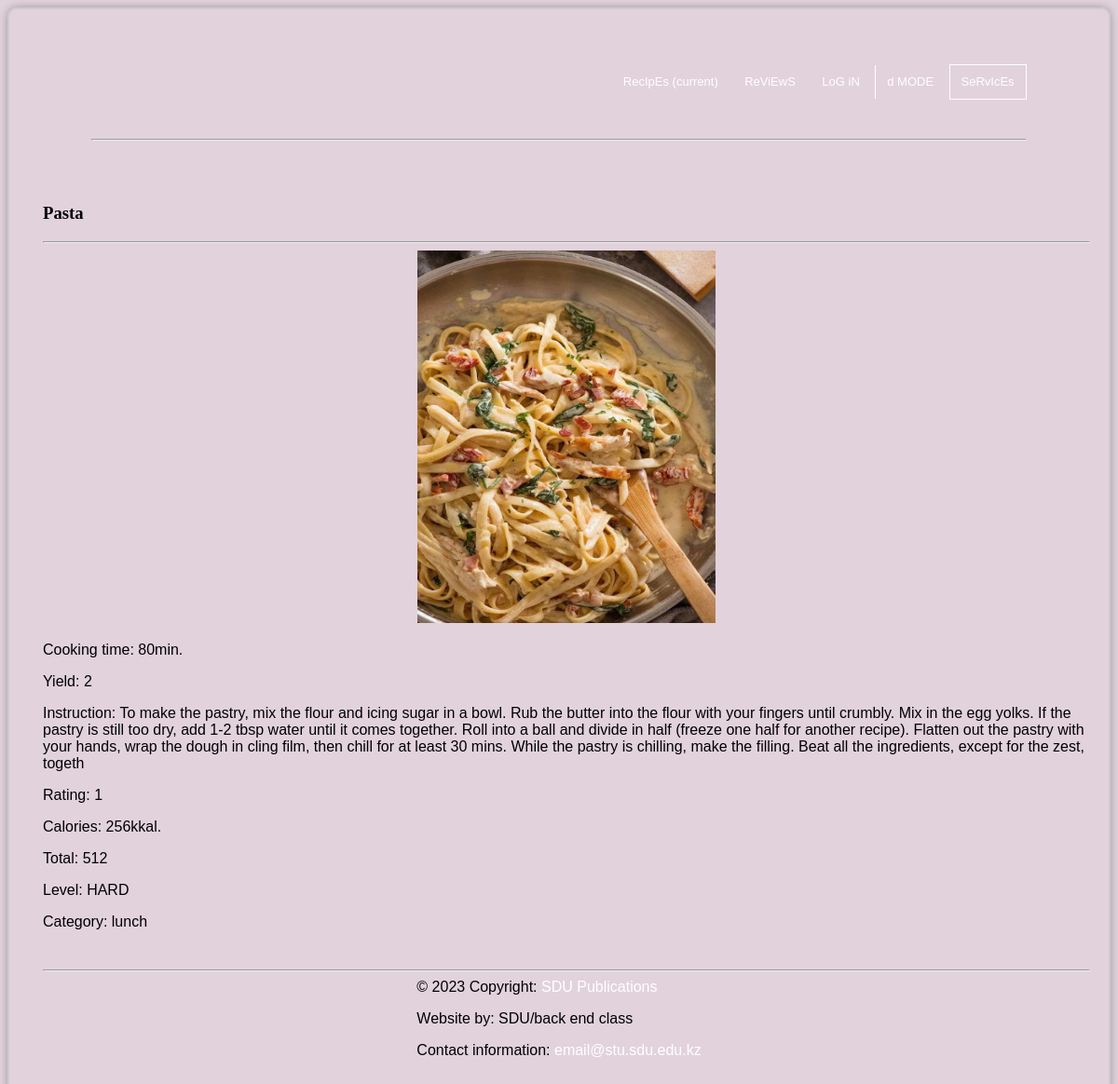
The app's page /recipe/2/ with its own data.
### recipes/models.py (models this page shows, shortened)
class Recipes(models.Model):
    name = models.CharField(max_length=50)
    cooking = models.IntegerField()
    crop = models.IntegerField()
    instruction = models.TextField(max_length=500)
    rating = models.IntegerField(default=1)
    calories = models.IntegerField()
    total = models.IntegerField()
    image = models.ImageField(blank=True, upload_to='photo/')
    class difficulty(models.TextChoices):
        EASY = "EASY", "Easy"
        MEDIUM = "MEDIUM", "Medium"
        HARD = "HARD", "Hard"
    level = models.CharField(choices=difficulty.choices, max_length=10)
    category = models.ForeignKey(Category, on_delete=models.CASCADE)

class Category(models.Model):
    name = models.CharField(max_length=50)
    def __str__(self):
        return self.name

### recipes/views.py (the view)
# urls.py: path('recipe/<int:pk>/', recipe_detail, name='recipe_detail'),
def recipe_detail(request, pk):
    if pk is not None:
        recipe = get_object_or_404(Recipes, pk=pk)
    else:
        recipe = None
    reviews = recipe.review_set.all()
    if reviews:
        rating = average_rating([review.rating for review in reviews])
        context = {"recipe": recipe, "rating": rating, "reviews": reviews}
    else:
        context = {"recipe": recipe, "rating": None, "reviews": None}
    return render(request, 'recipes/detail.html', context)

### recipes/templates/recipes/detail.html (shortened to what this page needs)
{% extends 'recipes/main.html' %}
{% block content %}
<div style="padding-left: 1rem;">
   <br>
    <h3>{{recipe.name}}</h3>
    <hr>
  <div class="row g-0">
    <div class="col-md-3" style="align: center;">
      <img style="height: 25rem; width: 20rem;" src="{{ recipe.image.url }}">
    </div>
    <div class="col-md-9">
      <div class="card-body">
          <p class="card-text">Cooking time: {{recipe.cooking}}min.</p>
          <p class="card-text">Yield: {{recipe.crop}}</p>
          <p class="card-text">Instruction: {{recipe.instruction}}</p>
          <p class="card-text">Rating: {{recipe.rating}}</p>
          <p class="card-text">Calories: {{recipe.calories}}kkal.</p>
          <p class="card-text">Total: {{recipe.total}}</p>
          <p class="card-text">Level: {{recipe.level}}</p>
          <p class="card-text">Category: {{recipe.category}}</p>
      <br>
      </div>
    </div>
  </div>
{% if not reviews %}
            <hr style="background-color:white">
      {% endif %}
</div>
{% endblock %}

### static/main.css (style rules this page uses)
body { font-family: 'Source Sans Pro', sans-serif; background-color: #e2d2dc }
h1, h2, h3, h4, h5, h6 { font-family: 'Libre Baskerville', serif; color: black; }
.row { display: flex; flex-wrap: wrap; align-items: center; justify-content: center; }

### records on screen
Recipes: name "Pasta", image (picture), cooking "80", crop "2", instruction "To make the pastry, mix the flour and icing sugar in a bowl. Rub the butter into the flour with your fingers until crumbly. Mix in the egg yolks. If the pastry is still too dry, add 1-2 tbsp water until it comes together. Roll into a ball and divide in half (freeze one half for another recipe). Flatten out the pastry with your hands, wrap the dough in cling film, then chill for at least 30 mins. While the pastry is chilling, make the filling. Beat all the ingredients, except for the zest, togeth", rating "1", calories "256", total "512", level "HARD", category "lunch"
